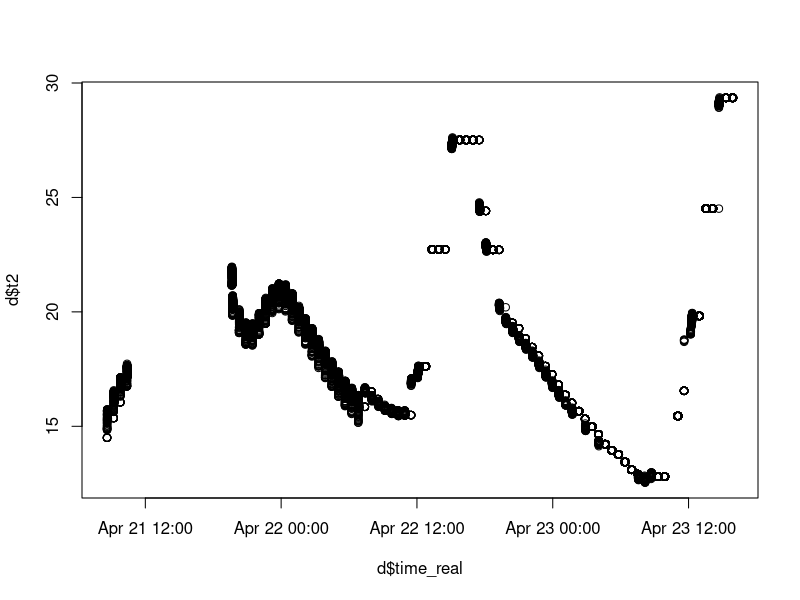
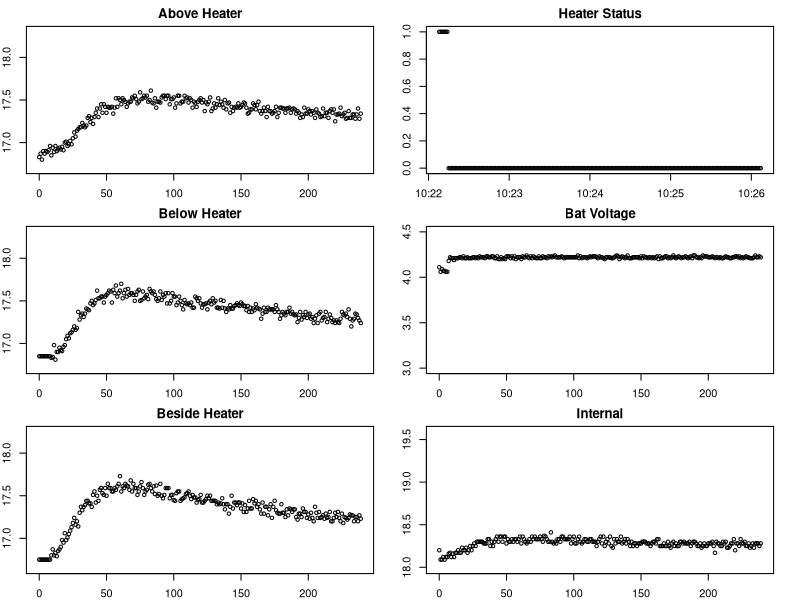
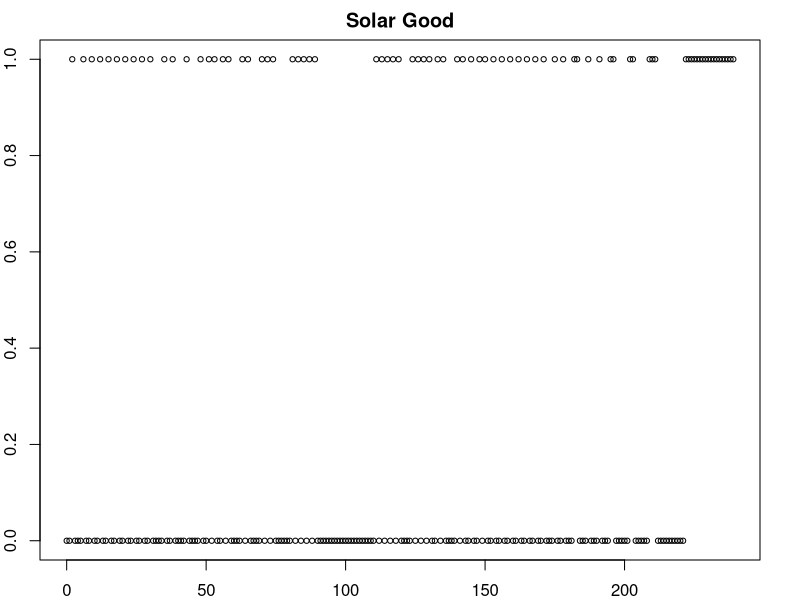
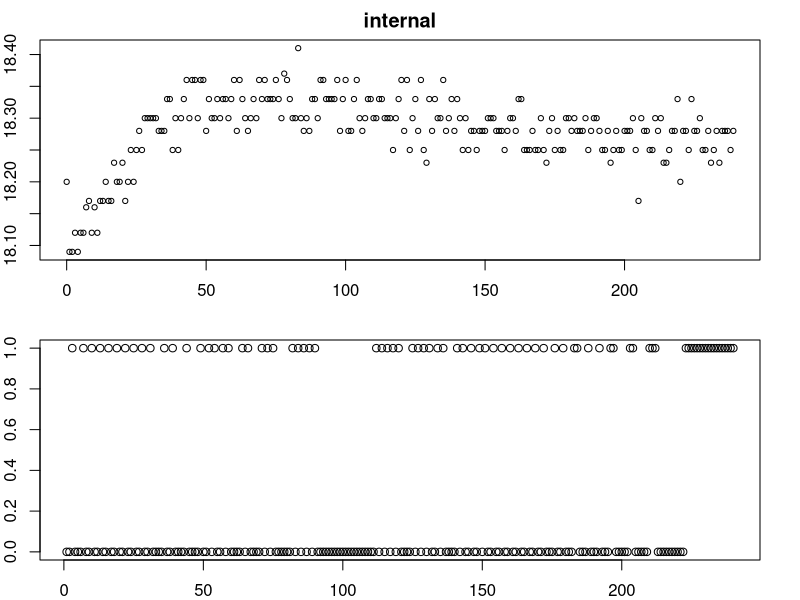

Write the R code that produced these figures, in order. (Note: this script raises an error after producing the figures.)
setwd("~/Documents/Projects/UAF/sap-flux/data/2017-04-20 Local Testing (inside(dough))/")
d = data.frame(read.csv("100_5.csv"))
names(d) <- c("id", "time", "t1", "t2", "t3", "internal", "batV", "heater", "solar", "count")
d$time_real = as.POSIXct(d$time, origin="1970-01-01", tz = "GMT") #Convert time to POSIX
#"America/Anchorage"
plot(d$t2~d$time_real)

dateTime1 <- strptime("10:00 2017/4/21", format="%H:%M %Y/%m/%d", tz="GMT")
dateTime2 <- strptime("10:30 2017/4/21", format="%H:%M %Y/%m/%d", tz="GMT")
sub <- d[d$time_real < dateTime2 & d$time_real > dateTime1, ]

subStart = sub[1,2]
sub$time = sub$time - subStart
min = min(sub$t1) - 0.1
max = min + 20

par(mfrow=c(3,2),mar=c(2, 2, 2, 2))
plot(sub$t1~sub$time, type='p', pch=1, cex=0.7, ylim=c(min(sub$t1) - 0.1, min(sub$t1) + 1.5), main="Above Heater")
plot(sub$heater~sub$time_real, type='p', pch=1, cex=0.7, ylim=c(0,1), main="Heater Status")
plot(sub$t3~sub$time, type='p', pch=1, cex=0.7, ylim=c(min(sub$t3) - 0.1, min(sub$t3) + 1.5), main="Below Heater")
plot(sub$batV~sub$time, type='p', pch=1, cex=0.7, ylim=c(3, 4.5), main="Bat Voltage")
plot(sub$t2~sub$time, type='p', pch=1, cex=0.7, ylim=c(min(sub$t2) - 0.1, min(sub$t2) + 1.5), main="Beside Heater")
plot(sub$internal~sub$time, type='p', pch=1, cex=0.7, ylim=c(min(sub$internal) - 0.1, min(sub$internal) + 1.5), main="Internal")

par(mfrow=c(1,1), mar=c(2,2,2,2))
plot(sub$solar~sub$time, type='p', pch=1, cex=0.7, ylim=c(0,1), main="Solar Good")

mean(sub$solar)

par(mfrow=c(2,1), mar=c(2,2,2,2))
plot(sub$internal~sub$time, type='p', pch=1, cex=0.7, main="internal")
plot(sub$solar)


par(mfrow=c(1,1))
plot(sub$t_int~sub$time, type='p', pch=1, cex=0.7, ylim=c(min(sub$t_int) - 0.1, min(sub$t_int) + 1), main="Internal Temp")

par(mfrow=c(1,1))
plot(d$t1~d$time_real)
plot(d$t2~d$time_real)
plot(d$t3~d$time_real)
plot(d$t_int~d$time_real)
plot(d$cnt~d$time_real)
plot(d$batV~d$time_real, ylim=c(0, 4.2))
min(d$batV)

m1 <- max(d$t1)
m2 <- max(d$t2)
m3 <- max(d$t3)


